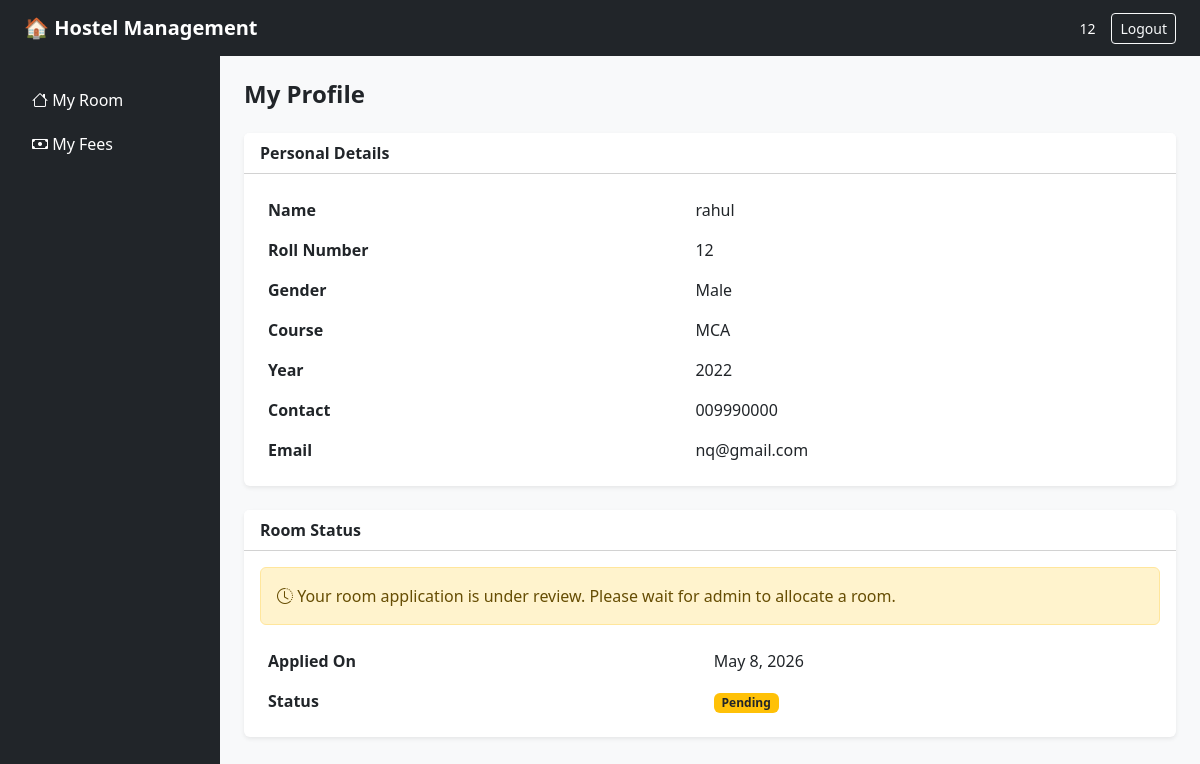
/my-room/ (signed in), run on an earlier commit of the app's database.
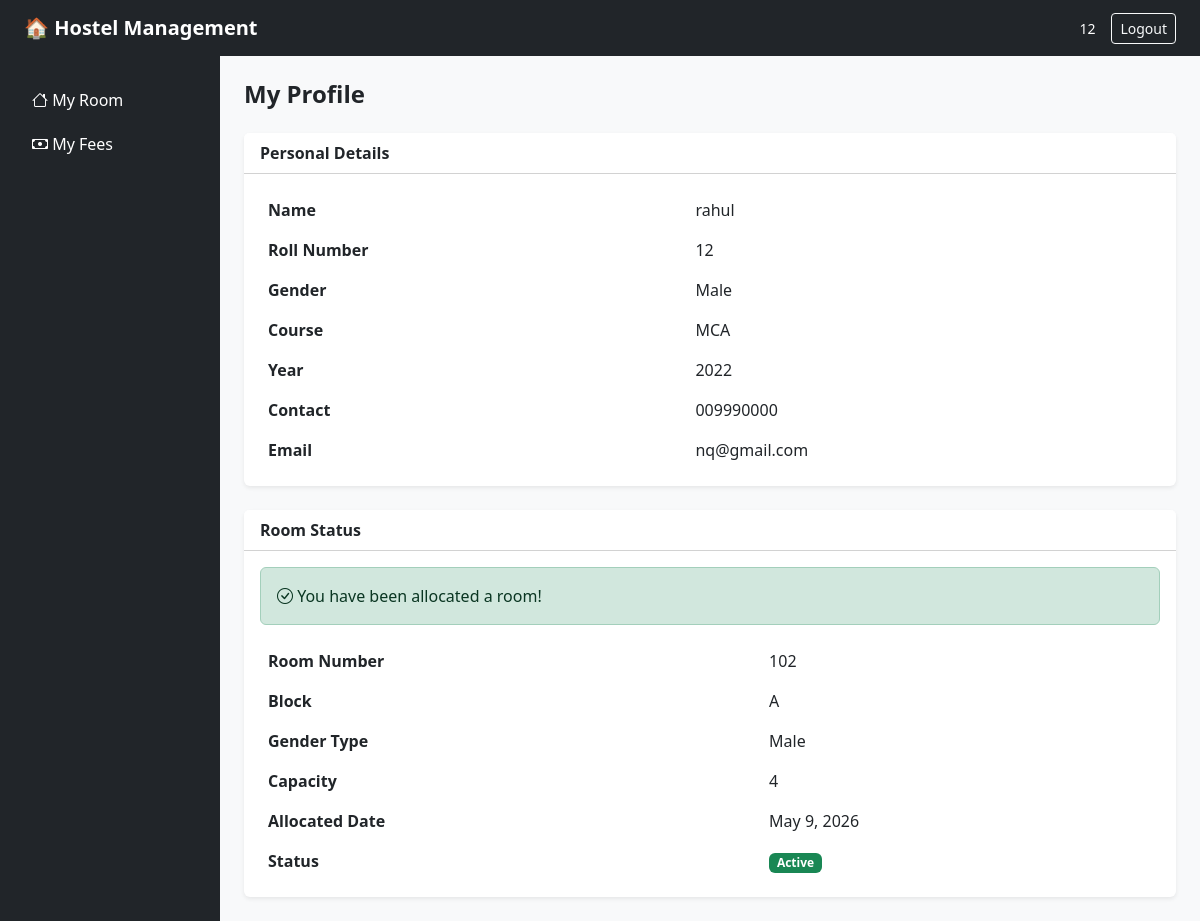
And on a later commit of the database.
### allocation/models.py (models this page shows, shortened)
class WaitlistEntry(models.Model):
    student = models.OneToOneField(Student, on_delete=models.CASCADE)
    requested_date = models.DateField(auto_now_add=True)

class Allocation(models.Model):
    STATUS_CHOICES = [
        ('Active', 'Active'),
        ('Vacated', 'Vacated'),
    ]
    student = models.OneToOneField(Student, on_delete=models.CASCADE)
    room = models.ForeignKey(Room, on_delete=models.CASCADE)
    allocated_date = models.DateField(auto_now_add=True)
    status = models.CharField(max_length=10, choices=STATUS_CHOICES, default='Active')

class Room(models.Model):
    GENDER_CHOICES = [
        ('Male', 'Male'),
        ('Female', 'Female'),
    ]
    room_number = models.CharField(max_length=10)
    block = models.CharField(max_length=10)
    gender_type = models.CharField(max_length=10, choices=GENDER_CHOICES)
    capacity = models.PositiveIntegerField()

### allocation/views.py (the view)
# urls.py: path('my-room/', views.student_dashboard, name='student_dashboard'),
@login_required
def student_dashboard(request):
    if is_admin(request.user):
        return redirect('admin_dashboard')
    student = get_object_or_404(Student, user=request.user)
    allocation = Allocation.objects.filter(student=student, status='Active').first()
    waitlist_entry = WaitlistEntry.objects.filter(student=student).first()
    context = {
        'student': student,
        'allocation': allocation,
        'waitlist_entry': waitlist_entry,
    }
    return render(request, 'allocation/student_dashboard.html', context)

### allocation/views.py (called while the page is built)
def is_admin(user):
    return user.is_staff

### allocation/templates/allocation/student_dashboard.html (shortened to what this page needs)
{% extends 'allocation/base.html' %}
{% block content %}
<h4 class="fw-bold mb-4">My Profile</h4>
<div class="card border-0 shadow-sm mb-4">
    <div class="card-header bg-white fw-semibold">Personal Details</div>
    <div class="card-body">
        <table class="table table-borderless mb-0">
            <tr><th>Name</th><td>{{ student.name }}</td></tr>
            <tr><th>Roll Number</th><td>{{ student.roll_number }}</td></tr>
            <tr><th>Gender</th><td>{{ student.gender }}</td></tr>
            <tr><th>Course</th><td>{{ student.course }}</td></tr>
            <tr><th>Year</th><td>{{ student.year }}</td></tr>
            <tr><th>Contact</th><td>{{ student.contact }}</td></tr>
            <tr><th>Email</th><td>{{ student.email }}</td></tr>
        </table>
    </div>
</div>
<div class="card border-0 shadow-sm">
    <div class="card-header bg-white fw-semibold">Room Status</div>
    <div class="card-body">
        {% if allocation %}
        <div class="alert alert-success">
            <i class="bi bi-check-circle"></i> You have been allocated a room!
        </div>
        <table class="table table-borderless mb-0">
            <tr><th>Room Number</th><td>{{ allocation.room.room_number }}</td></tr>
            <tr><th>Block</th><td>{{ allocation.room.block }}</td></tr>
            <tr><th>Gender Type</th><td>{{ allocation.room.gender_type }}</td></tr>
            <tr><th>Capacity</th><td>{{ allocation.room.capacity }}</td></tr>
            <tr><th>Allocated Date</th><td>{{ allocation.allocated_date }}</td></tr>
            <tr><th>Status</th><td><span class="badge bg-success">{{ allocation.status }}</span></td></tr>
        </table>
       {% elif waitlist_entry %}
<div class="alert alert-warning">
    <i class="bi bi-clock-history"></i> Your room application is under review. Please wait for admin to allocate a room.
</div>
<table class="table table-borderless mb-0">
    <tr><th>Applied On</th><td>{{ waitlist_entry.requested_date }}</td></tr>
    <tr><th>Status</th><td><span class="badge bg-warning text-dark">Pending</span></td></tr>
</table>
{% endif %}
    </div>
</div>
{% endblock %}

What changed in the data, as far as the page shows it:
removed WaitlistEntry: requested_date "May 8, 2026"
added Allocation: room.room_number "102", room.block "A", room.gender_type "Male", room.capacity "4", allocated_date "May 9, 2026", status "Active"
Also different on the page:
text no longer shown: "Your room application is under review. Please wait for admin to allocate a room. Applied On Pending"
text now shown: "You have been allocated a room! Room Number Block Gender Type Capacity Allocated Date"
